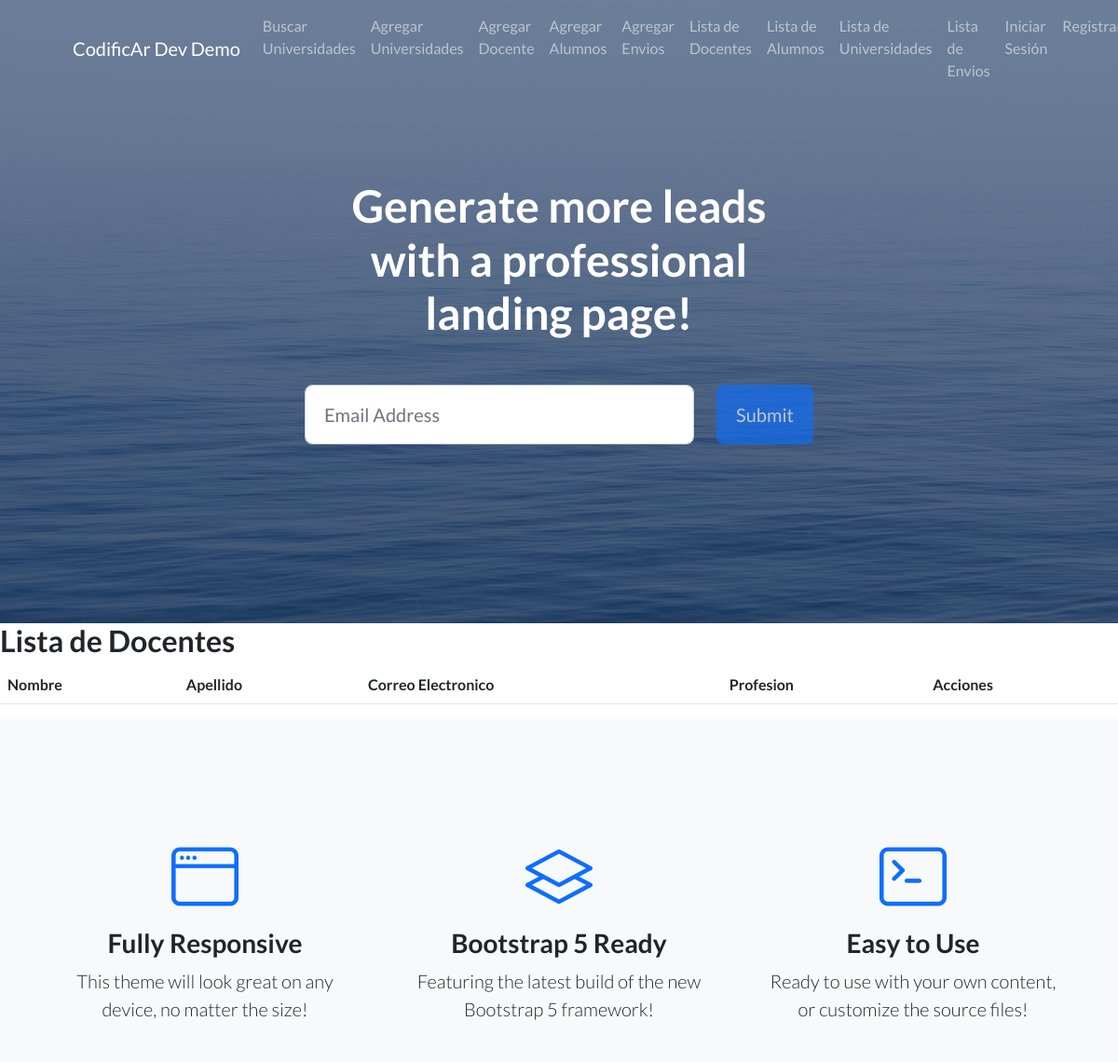
The page /lista_docente/ (upper part) on the database as committed earlier.
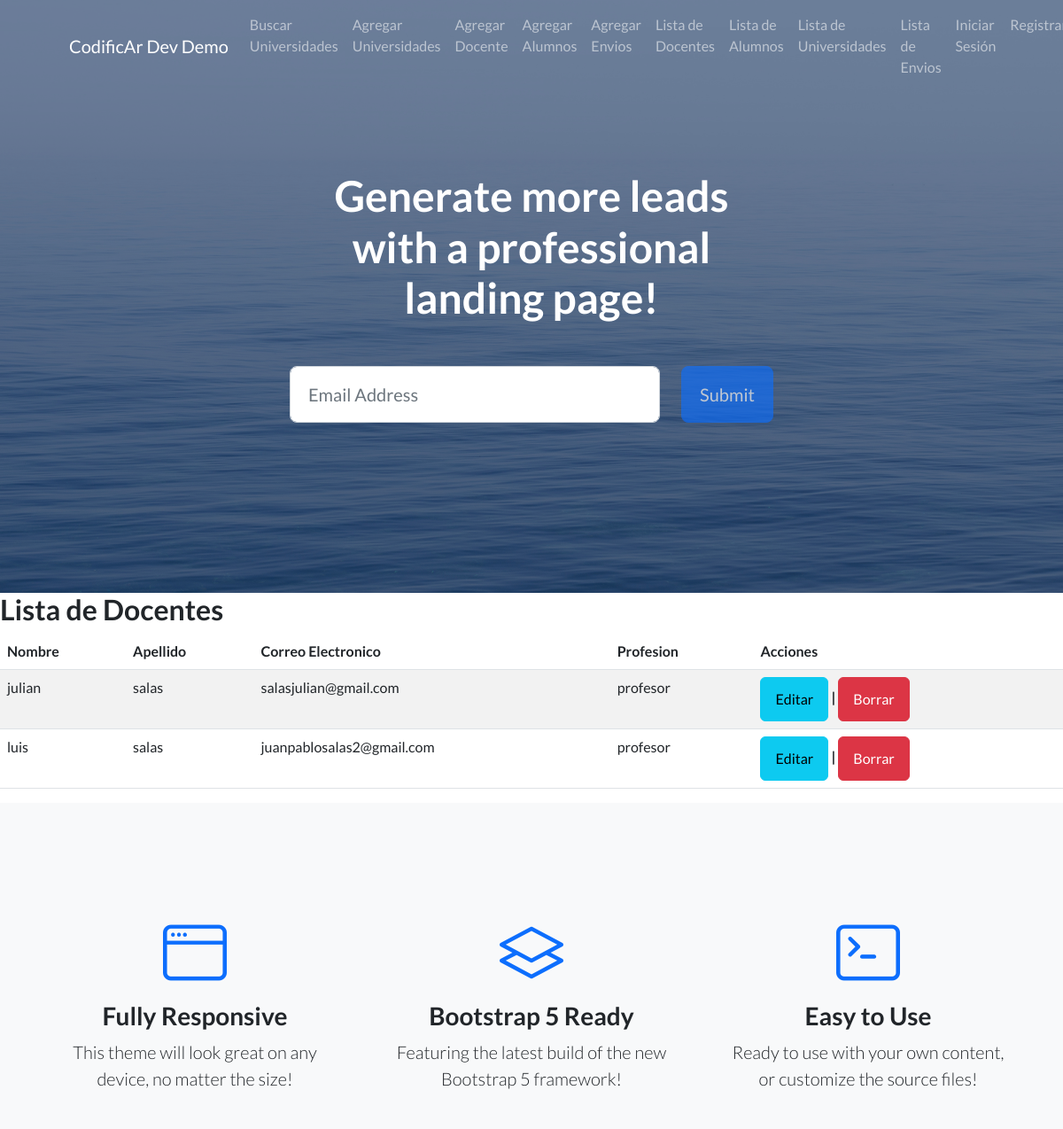
The same page on the database as committed later.
### AppCoder/models.py (models this page shows, shortened)
class Docente(models.Model):
    nombre = models.CharField(max_length=30)
    apellido = models.CharField(max_length=30)
    email = models.EmailField()
    profesion = models.CharField(max_length=30)

### AppCoder/views.py (the view)
# urls.py: path('lista_docente/', views.DocenteListView.as_view(), name='lista_docente'),
class DocenteListView(ListView):
    model = Docente  # Modelo con el que trabaja esta vista
    template_name = "appcoder/lista_docente.html"  # Plantilla para renderizar la lista

### AppCoder/templates/appcoder/lista_docente.html (shortened to what this page needs)
{% extends 'appcoder/index.html' %}
{% block contenidoQueCambia %}
<h2>Lista de Docentes </h2>
<table class="table table-striped">
    <thead>
        <tr>
            <th>Nombre</th>
            <th>Apellido</th>
            <th>Correo Electronico</th>
            <th>Profesion</th>
            <th>Acciones</th>
        </tr>
    </thead>
    <tbody>
        {% for docente in object_list %}
        <tr>
            <td>{{ docente.nombre }}</td>
            <td>{{ docente.apellido }}</td>
            <td>{{ docente.email }}</td>
            <td>{{ docente.profesion }}</td>
            <th>
                <a name=""id=""class="btn btn-info"href="{% url 'editar_docente' docente.id %}"role="button">Editar</a>
                |
                <a name=""id=""class="btn btn-danger"href="{% url 'eliminar_docente' docente.id %}"role="button">Borrar</a>
            </th>
        </tr>
        {% endfor %}
    </tbody>
</table>
{% endblock %}

Rows that differ between the two databases and show on the page:
added Docente: nombre "julian", apellido "salas", email "salasjulian@gmail.com", profesion "profesor"
added Docente: nombre "luis", apellido "salas", email "juanpablosalas2@gmail.com", profesion "profesor"
